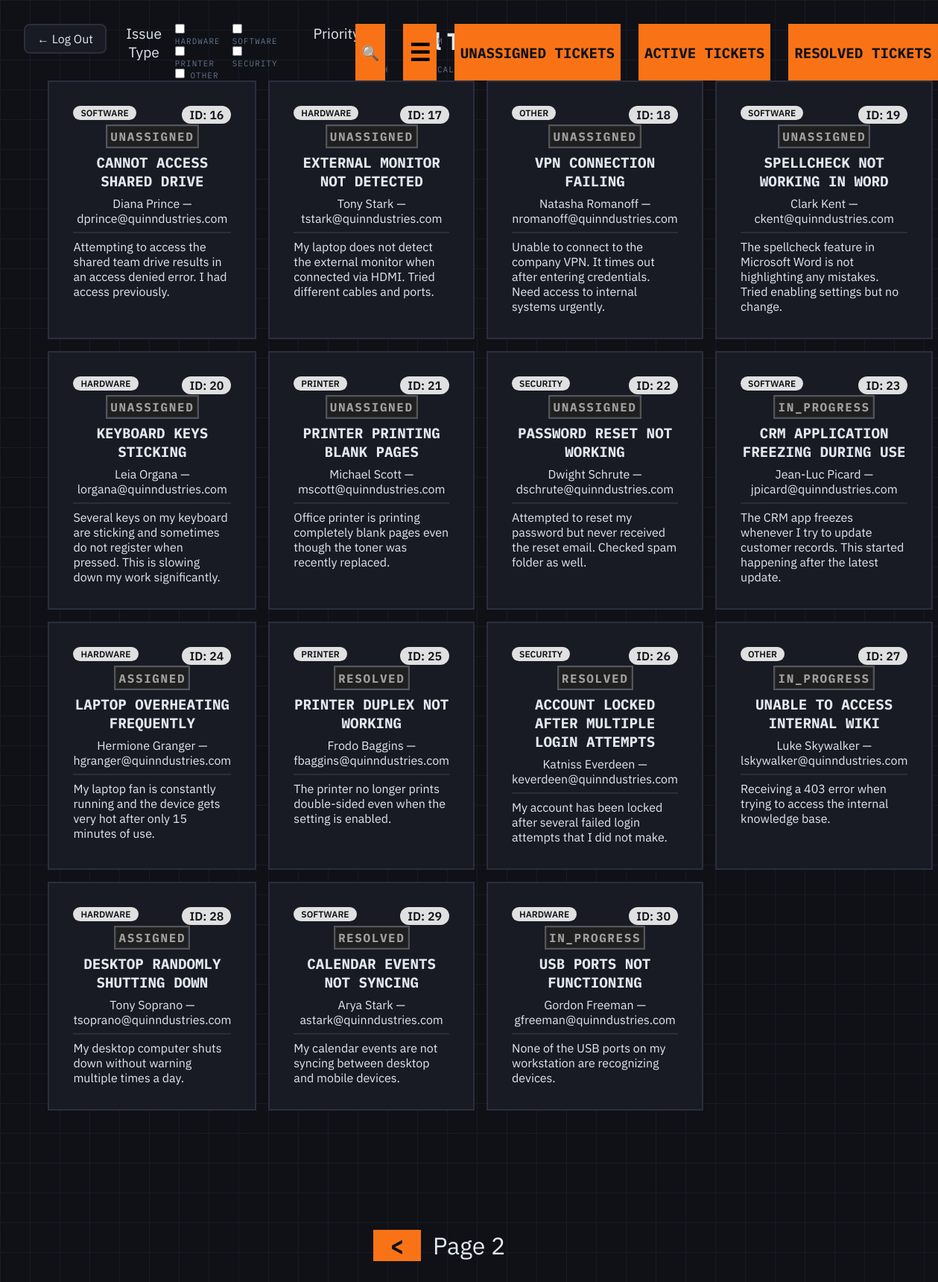
Screenshot of /tickets/view?tab=all&page=2 (signed in) with the database file from the repository.
### tables this page shows
CREATE TABLE tickets (
            id INTEGER PRIMARY KEY AUTOINCREMENT,
            ticketer_name TEXT NOT NULL,
            ticketer_email TEXT NOT NULL,
            issue_type TEXT NOT NULL,
            priority TEXT,
            summary TEXT NOT NULL,
            description TEXT NOT NULL,
            status TEXT NOT NULL,
            resolution_details TEXT,
            specialist_username_assigned TEXT,
            submission_date TEXT NOT NULL,
            assignment_date TEXT,
            resolution_date TEXT   
            );

### app.py (the view)
@app.route('/tickets/view', methods=['GET'])
def viewTickets():
    auth_error = it_only_check()
    if auth_error:
        return render_template("login.html")
    page = request.args.get('page', 1, type=int)
    tab = request.args.get('tab','all')
    if page < 1:
        return jsonify({"error": "invalid page number"}), 400
    if not tab in ['unassigned','active','resolved', 'all']:
        return jsonify({"error": "invalid tab type"}), 400
    db = get_db()
    if tab == 'all':
        total = db.execute('SELECT COUNT(*) FROM tickets').fetchone()[0]
        tickets = db.execute('SELECT * FROM tickets LIMIT ? OFFSET ?', (TICKETS_PER_PAGE, (page-1) * TICKETS_PER_PAGE,)).fetchall()
    else:
        total = db.execute('SELECT COUNT(*) FROM tickets WHERE status = ?', (tab,)).fetchone()[0]
        tickets = db.execute('SELECT * FROM tickets WHERE status = ? LIMIT ? OFFSET ?', (tab, TICKETS_PER_PAGE, (page-1) * TICKETS_PER_PAGE,)).fetchall()
    db.close()
    max_page = max(1, -(-total // TICKETS_PER_PAGE))
    if page > max_page:
        return redirect(f'/tickets/view?tab={tab}&page={max_page}')
    return render_template("tickets.html", tickets=[dict(t) for t in tickets], tab=tab, page_num = page, has_next=(page * TICKETS_PER_PAGE) < total)

### app.py (called while the page is built)
def it_only_check():
    if not session.get("is_it_department"):
        return jsonify({"error": "unauthorized"}), 403
    return None

### database.py (called while the page is built)
def get_db():
    conn = sqlite3.connect(DATABASE)
    conn.row_factory = sqlite3.Row
    return conn

### templates/tickets.html (shortened to what this page needs)
<!DOCTYPE html>
<html lang="en">
<head>
  <link href="/static/ticketstyles.css" rel="stylesheet">
</head>
<body>
  <h1 id="page-title"> {{tab | capitalize}} Tickets</h1>
  <a class="return-arrow" onclick="logout()">← Log Out</a>
  <nav id="ticket-list-navbar">
    <div id="navbar-left">
      <div id="issue-type-filter" class="filter-category">
        <p class="filter-label">Issue Type</p>
        <div class="filter-group">
          <label><input type="checkbox" value="hardware" onchange="applyFilters()"> Hardware</label>
          <label><input type="checkbox" value="software" onchange="applyFilters()"> Software</label>
          <label><input type="checkbox" value="printer" onchange="applyFilters()"> Printer</label>
          <label><input type="checkbox" value="security" onchange="applyFilters()"> Security</label>
          <label><input type="checkbox" value="other" onchange="applyFilters()"> Other</label>
        </div>
      </div>
      <div id ="priority-filter" class="filter-category">
        <p class="filter-label">Priority</p>
        <div class="filter-group">
          <label><input type="checkbox" value="low" onchange="applyFilters()"> Low</label>
          <label><input type="checkbox" value="medium" onchange="applyFilters()"> Medium</label>
          <label><input type="checkbox" value="high" onchange="applyFilters()"> High</label>
          <label><input type="checkbox" value="critical" onchange="applyFilters()"> Critical</label>
        </div>
      </div>
    </div>
    <div id="navbar-right">
      <button id="search-btn" class="toggle btn" onclick="toggleSearch()" ><span id="search-icon">🔍</span></button>
      <button id="toggle-display-btn" class="toggle btn" onclick="toggleLayout()" ><span id="toggle-icon">☰</span></button>
      <div id="status-btn-container">
        <a id="unassigned-btn" class="btn" href="/tickets/view?tab=unassigned&amp;page={{page_num}}">Unassigned Tickets</a>
        <a id="active-btn" class="btn" href="/tickets/view?tab=active&amp;page={{page_num}}">Active Tickets</a>
        <a id="resolved-btn" class="btn" href="/tickets/view?tab=resolved&amp;page={{page_num}}">Resolved Tickets</a>
      </div>
    </div>
  </nav>
  {% if tickets %}
  <section id="ticket-list" class="ticket-list grid-view">
      {% for ticket in tickets%}
        <a href="/tickets/view/{{ticket.id}}">
          <div class="ticket-card">
            <p class="id-badge">ID: {{ ticket.id }}</p>
            <div class="ticket-header">
              <p class="badge">{{ ticket.issue_type }}</p>
              {% if ticket.status == 'active' %}
                <div class="priority priority-{{ ticket.priority }}">{{ ticket.priority }}</div>
              {% else %}
              <div class="priority priority-inactive">{{ ticket.status }}</div>
              {% endif %}
            </div>
            <h3>{{ ticket.summary }}</h3>
            <p class="ticket-meta">{{ ticket.ticketer_name }} — {{ ticket.ticketer_email }}</p>
            <p class="ticket-description">{{ ticket.description | truncate(240) }}</p>
          </div>
        </a>
      {% endfor %}
  </section>
  {% else %}
      <p id="no-tickets">No tickets yet.</p>
  {% endif %}
  <div id="pagination-controls">
    {% if page_num > 1 %}
    <a id="page-left" class="btn" href="/tickets/view?tab={{tab}}&page={{page_num-1}}">&lt;</a>
    {% else %}
    <div id="page-left"></div>
    {% endif %}
    <div id="page-num">Page {{ page_num }}</div>
</div>
</body>
</html>

### rows the page displays
tickets: id "16", issue_type "SOFTWARE", status "UNASSIGNED", summary "CANNOT ACCESS SHARED DRIVE", ticketer_name "Diana Prince", ticketer_email "dprince@quinndustries.com", description "Attempting to access the shared team drive results in an access denied error. I had access previously."
tickets: id "17", issue_type "HARDWARE", status "UNASSIGNED", summary "EXTERNAL MONITOR NOT DETECTED", ticketer_name "Tony Stark", ticketer_email "tstark@quinndustries.com", description "My laptop does not detect the external monitor when connected via HDMI. Tried different cables and ports."
tickets: id "18", issue_type "OTHER", status "UNASSIGNED", summary "VPN CONNECTION FAILING", ticketer_name "Natasha Romanoff", ticketer_email "nromanoff@quinndustries.com", description "Unable to connect to the company VPN. It times out after entering credentials. Need access to internal systems urgently."
tickets: id "19", issue_type "SOFTWARE", status "UNASSIGNED", summary "SPELLCHECK NOT WORKING IN WORD", ticketer_name "Clark Kent", ticketer_email "ckent@quinndustries.com", description "The spellcheck feature in Microsoft Word is not highlighting any mistakes. Tried enabling settings but no change."
tickets: id "20", issue_type "HARDWARE", status "UNASSIGNED", summary "KEYBOARD KEYS STICKING", ticketer_name "Leia Organa", ticketer_email "lorgana@quinndustries.com", description "Several keys on my keyboard are sticking and sometimes do not register when pressed. This is slowing down my work significantly."
tickets: id "21", issue_type "PRINTER", status "UNASSIGNED", summary "PRINTER PRINTING BLANK PAGES", ticketer_name "Michael Scott", ticketer_email "mscott@quinndustries.com", description "Office printer is printing completely blank pages even though the toner was recently replaced."
tickets: id "22", issue_type "SECURITY", status "UNASSIGNED", summary "PASSWORD RESET NOT WORKING", ticketer_name "Dwight Schrute", ticketer_email "dschrute@quinndustries.com", description "Attempted to reset my password but never received the reset email. Checked spam folder as well."
tickets: id "23", issue_type "SOFTWARE", status "IN_PROGRESS", summary "CRM APPLICATION FREEZING DURING USE", ticketer_name "Jean-Luc Picard", ticketer_email "jpicard@quinndustries.com", description "The CRM app freezes whenever I try to update customer records. This started happening after the latest update."
tickets: id "24", issue_type "HARDWARE", status "ASSIGNED", summary "LAPTOP OVERHEATING FREQUENTLY", ticketer_name "Hermione Granger", ticketer_email "hgranger@quinndustries.com", description "My laptop fan is constantly running and the device gets very hot after only 15 minutes of use."
tickets: id "25", issue_type "PRINTER", status "RESOLVED", summary "PRINTER DUPLEX NOT WORKING", ticketer_name "Frodo Baggins", ticketer_email "fbaggins@quinndustries.com", description "The printer no longer prints double-sided even when the setting is enabled."
tickets: id "26", issue_type "SECURITY", status "RESOLVED", summary "ACCOUNT LOCKED AFTER MULTIPLE LOGIN ATTEMPTS", ticketer_name "Katniss Everdeen", ticketer_email "keverdeen@quinndustries.com", description "My account has been locked after several failed login attempts that I did not make."
tickets: id "27", issue_type "OTHER", status "IN_PROGRESS", summary "UNABLE TO ACCESS INTERNAL WIKI", ticketer_name "Luke Skywalker", ticketer_email "lskywalker@quinndustries.com", description "Receiving a 403 error when trying to access the internal knowledge base."
tickets: id "28", issue_type "HARDWARE", status "ASSIGNED", summary "DESKTOP RANDOMLY SHUTTING DOWN", ticketer_name "Tony Soprano", ticketer_email "tsoprano@quinndustries.com", description "My desktop computer shuts down without warning multiple times a day."
tickets: id "29", issue_type "SOFTWARE", status "RESOLVED", summary "CALENDAR EVENTS NOT SYNCING", ticketer_name "Arya Stark", ticketer_email "astark@quinndustries.com", description "My calendar events are not syncing between desktop and mobile devices."
tickets: id "30", issue_type "HARDWARE", status "IN_PROGRESS", summary "USB PORTS NOT FUNCTIONING", ticketer_name "Gordon Freeman", ticketer_email "gfreeman@quinndustries.com", description "None of the USB ports on my workstation are recognizing devices."

### other values shown
{{ page_num }} "2"
